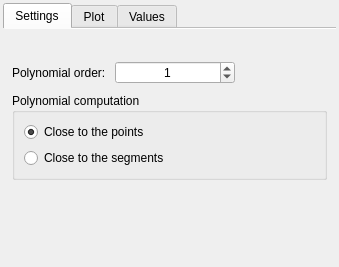
<?xml version="1.0" encoding="UTF-8"?>
<ui version="4.0">
 <class>PolynomialModelWidget</class>
 <widget class="QWidget" name="PolynomialModelWidget">
  <property name="geometry">
   <rect>
    <x>0</x>
    <y>0</y>
    <width>339</width>
    <height>267</height>
   </rect>
  </property>
  <property name="sizePolicy">
   <sizepolicy hsizetype="Minimum" vsizetype="Minimum">
    <horstretch>0</horstretch>
    <verstretch>0</verstretch>
   </sizepolicy>
  </property>
  <property name="maximumSize">
   <size>
    <width>16777215</width>
    <height>16777215</height>
   </size>
  </property>
  <property name="windowTitle">
   <string>Polynomial regression</string>
  </property>
  <layout class="QVBoxLayout" name="verticalLayout_2">
   <property name="spacing">
    <number>0</number>
   </property>
   <property name="leftMargin">
    <number>3</number>
   </property>
   <property name="topMargin">
    <number>3</number>
   </property>
   <property name="rightMargin">
    <number>3</number>
   </property>
   <property name="bottomMargin">
    <number>3</number>
   </property>
   <item>
    <widget class="QTabWidget" name="valuesTab">
     <property name="tabShape">
      <enum>QTabWidget::Rounded</enum>
     </property>
     <property name="currentIndex">
      <number>0</number>
     </property>
     <property name="documentMode">
      <bool>true</bool>
     </property>
     <widget class="QWidget" name="configTab">
      <attribute name="title">
       <string>Settings</string>
      </attribute>
      <layout class="QVBoxLayout" name="verticalLayout_3">
       <property name="spacing">
        <number>9</number>
       </property>
       <item>
        <widget class="QLabel" name="description">
         <property name="text">
          <string/>
         </property>
        </widget>
       </item>
       <item>
        <layout class="QHBoxLayout" name="horizontalLayout">
         <item>
          <widget class="QLabel" name="label">
           <property name="text">
            <string>Polynomial order:</string>
           </property>
          </widget>
         </item>
         <item>
          <widget class="QSpinBox" name="degree">
           <property name="sizePolicy">
            <sizepolicy hsizetype="Preferred" vsizetype="Fixed">
             <horstretch>0</horstretch>
             <verstretch>0</verstretch>
            </sizepolicy>
           </property>
           <property name="minimumSize">
            <size>
             <width>120</width>
             <height>0</height>
            </size>
           </property>
           <property name="maximumSize">
            <size>
             <width>16777215</width>
             <height>25</height>
            </size>
           </property>
           <property name="alignment">
            <set>Qt::AlignCenter</set>
           </property>
           <property name="maximum">
            <number>100</number>
           </property>
           <property name="value">
            <number>1</number>
           </property>
          </widget>
         </item>
         <item>
          <spacer name="horizontalSpacer">
           <property name="orientation">
            <enum>Qt::Horizontal</enum>
           </property>
           <property name="sizeHint" stdset="0">
            <size>
             <width>40</width>
             <height>20</height>
            </size>
           </property>
          </spacer>
         </item>
        </layout>
       </item>
       <item>
        <widget class="QGroupBox" name="groupBox">
         <property name="sizePolicy">
          <sizepolicy hsizetype="Preferred" vsizetype="Minimum">
           <horstretch>0</horstretch>
           <verstretch>0</verstretch>
          </sizepolicy>
         </property>
         <property name="title">
          <string>Polynomial computation</string>
         </property>
         <layout class="QVBoxLayout" name="verticalLayout">
          <item>
           <widget class="QRadioButton" name="approachPoints">
            <property name="text">
             <string>Close to the points</string>
            </property>
            <property name="checked">
             <bool>true</bool>
            </property>
           </widget>
          </item>
          <item>
           <widget class="QRadioButton" name="approachSegments">
            <property name="text">
             <string>Close to the segments</string>
            </property>
           </widget>
          </item>
         </layout>
        </widget>
       </item>
       <item>
        <spacer name="verticalSpacer">
         <property name="orientation">
          <enum>Qt::Vertical</enum>
         </property>
         <property name="sizeHint" stdset="0">
          <size>
           <width>20</width>
           <height>40</height>
          </size>
         </property>
        </spacer>
       </item>
      </layout>
     </widget>
     <widget class="QWidget" name="drawTab">
      <attribute name="title">
       <string>Plot</string>
      </attribute>
      <layout class="QVBoxLayout" name="verticalLayout_4">
       <item>
        <layout class="QHBoxLayout" name="drawOptionsLayout">
         <item>
          <spacer name="horizontalSpacer_3">
           <property name="orientation">
            <enum>Qt::Horizontal</enum>
           </property>
           <property name="sizeHint" stdset="0">
            <size>
             <width>40</width>
             <height>20</height>
            </size>
           </property>
          </spacer>
         </item>
         <item>
          <widget class="QCheckBox" name="drawModel">
           <property name="text">
            <string>Draw</string>
           </property>
           <property name="checked">
            <bool>true</bool>
           </property>
          </widget>
         </item>
         <item>
          <spacer name="horizontalSpacer_2">
           <property name="orientation">
            <enum>Qt::Horizontal</enum>
           </property>
           <property name="sizeHint" stdset="0">
            <size>
             <width>40</width>
             <height>20</height>
            </size>
           </property>
          </spacer>
         </item>
        </layout>
       </item>
       <item>
        <widget class="QGroupBox" name="groupBox_2">
         <property name="title">
          <string>Draw interval:</string>
         </property>
         <layout class="QVBoxLayout" name="verticalLayout_5">
          <item>
           <widget class="QRadioButton" name="dataInterval">
            <property name="text">
             <string>Data range</string>
            </property>
            <property name="checked">
             <bool>true</bool>
            </property>
           </widget>
          </item>
          <item>
           <layout class="QHBoxLayout" name="horizontalLayout_2">
            <property name="spacing">
             <number>2</number>
            </property>
            <item>
             <widget class="QRadioButton" name="relativeExtrapolation">
              <property name="text">
               <string>Relative extrapolation of </string>
              </property>
             </widget>
            </item>
            <item>
             <widget class="QDoubleSpinBox" name="relativeExtrapol">
              <property name="enabled">
               <bool>false</bool>
              </property>
              <property name="maximumSize">
               <size>
                <width>16777215</width>
                <height>25</height>
               </size>
              </property>
              <property name="prefix">
               <string>x</string>
              </property>
              <property name="decimals">
               <number>2</number>
              </property>
              <property name="singleStep">
               <double>0.100000000000000</double>
              </property>
              <property name="value">
               <double>0.200000000000000</double>
              </property>
             </widget>
            </item>
           </layout>
          </item>
          <item>
           <layout class="QVBoxLayout" name="manualEntryLayout">
            <property name="spacing">
             <number>3</number>
            </property>
            <item>
             <widget class="QRadioButton" name="manualInterval">
              <property name="text">
               <string>Définition manuelle:</string>
              </property>
             </widget>
            </item>
           </layout>
          </item>
         </layout>
        </widget>
       </item>
       <item>
        <spacer name="verticalSpacer_2">
         <property name="orientation">
          <enum>Qt::Vertical</enum>
         </property>
         <property name="sizeHint" stdset="0">
          <size>
           <width>20</width>
           <height>40</height>
          </size>
         </property>
        </spacer>
       </item>
      </layout>
     </widget>
     <widget class="QWidget" name="vals">
      <attribute name="title">
       <string>Values</string>
      </attribute>
      <layout class="QVBoxLayout" name="verticalLayout_6">
       <item>
        <widget class="QLabel" name="polynomialGenericExpression">
         <property name="text">
          <string/>
         </property>
        </widget>
       </item>
       <item>
        <widget class="QScrollArea" name="scrollArea">
         <property name="widgetResizable">
          <bool>true</bool>
         </property>
         <widget class="QWidget" name="scrollAreaWidgetContents">
          <property name="geometry">
           <rect>
            <x>0</x>
            <y>0</y>
            <width>313</width>
            <height>183</height>
           </rect>
          </property>
          <layout class="QVBoxLayout" name="verticalLayout_7">
           <item>
            <widget class="QWidget" name="verticalWidget" native="true">
             <property name="sizePolicy">
              <sizepolicy hsizetype="Preferred" vsizetype="Minimum">
               <horstretch>0</horstretch>
               <verstretch>0</verstretch>
              </sizepolicy>
             </property>
             <layout class="QVBoxLayout" name="coefWidgetsLayout" stretch="0">
              <property name="leftMargin">
               <number>0</number>
              </property>
              <property name="topMargin">
               <number>0</number>
              </property>
              <property name="rightMargin">
               <number>0</number>
              </property>
              <property name="bottomMargin">
               <number>0</number>
              </property>
              <item>
               <layout class="QVBoxLayout" name="coefWidgetsLayout_2">
                <property name="spacing">
                 <number>4</number>
                </property>
               </layout>
              </item>
             </layout>
            </widget>
           </item>
           <item>
            <widget class="Line" name="line">
             <property name="orientation">
              <enum>Qt::Horizontal</enum>
             </property>
            </widget>
           </item>
           <item>
            <widget class="QWidget" name="widget" native="true">
             <property name="sizePolicy">
              <sizepolicy hsizetype="Preferred" vsizetype="Minimum">
               <horstretch>0</horstretch>
               <verstretch>0</verstretch>
              </sizepolicy>
             </property>
             <layout class="QHBoxLayout" name="horizontalLayout_3">
              <item>
               <widget class="QLabel" name="label_2">
                <property name="text">
                 <string>P(x) =</string>
                </property>
               </widget>
              </item>
              <item>
               <widget class="QLineEdit" name="expressionLineEdit">
                <property name="maximumSize">
                 <size>
                  <width>16777215</width>
                  <height>25</height>
                 </size>
                </property>
                <property name="readOnly">
                 <bool>true</bool>
                </property>
               </widget>
              </item>
             </layout>
            </widget>
           </item>
           <item>
            <spacer name="verticalSpacer_3">
             <property name="orientation">
              <enum>Qt::Vertical</enum>
             </property>
             <property name="sizeHint" stdset="0">
              <size>
               <width>20</width>
               <height>40</height>
              </size>
             </property>
            </spacer>
           </item>
          </layout>
         </widget>
        </widget>
       </item>
      </layout>
     </widget>
    </widget>
   </item>
  </layout>
 </widget>
 <resources/>
 <connections>
  <connection>
   <sender>relativeExtrapolation</sender>
   <signal>toggled(bool)</signal>
   <receiver>relativeExtrapol</receiver>
   <slot>setEnabled(bool)</slot>
   <hints>
    <hint type="sourcelabel">
     <x>150</x>
     <y>130</y>
    </hint>
    <hint type="destinationlabel">
     <x>284</x>
     <y>117</y>
    </hint>
   </hints>
  </connection>
 </connections>
</ui>
